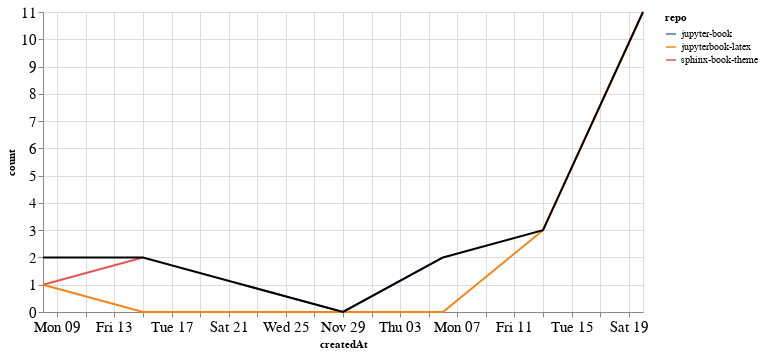

Notebook source saved alongside this figure:
### Markdown cell above
### PRs

### Code cell
prs_time = prs.groupby('repo').resample('W', on='createdAt').count()['author'].reset_index()
prs_time = prs_time.rename(columns={'author': 'count'})
prs_time_total = prs_time.groupby('createdAt').agg({"count": "sum"}).reset_index()

ch1 = alt.Chart(prs_time, width=600).mark_line().encode(
    x='createdAt',
    y='count',
    color='repo',
    tooltip="repo"
)

ch2 = alt.Chart(prs_time_total, width=600).mark_line(color="black").encode(
    x='createdAt',
    y='count',
)

ch1 + ch2

### Figure 1 — Vega-Lite specification as saved in the notebook (floating-point values rounded to 4 significant figures)
{"config": {"axisLeft": {"labelFontSize": 15}, "axisBottom": {"labelFontSize": 15}}, "layer": [{"data": {"name": "data-5b23ebefed38852bc41c8db2e50c360e"}, "mark": "line", "encoding": {"color": {"type": "nominal", "field": "repo"}, "tooltip": {"type": "nominal", "field": "repo"}, "x": {"type": "temporal", "field": "createdAt"}, "y": {"type": "quantitative", "field": "count"}}, "width": 600}, {"data": {"name": "data-0312271be8263ffd842a0ca3503ec513"}, "mark": {"type": "line", "color": "black"}, "encoding": {"x": {"type": "temporal", "field": "createdAt"}, "y": {"type": "quantitative", "field": "count"}}, "width": 600}], "$schema": "https://vega.github.io/schema/vega-lite/v4.8.1.json", "datasets": {"data-5b23ebefed38852bc41c8db2e50c360e": [{"repo": "jupyter-book", "createdAt": "2020-11-22T00:00:00", "count": 1}, {"repo": "jupyter-book", "createdAt": "2020-11-29T00:00:00", "count": 0}, {"repo": "jupyter-book", "createdAt": "2020-12-06T00:00:00", "count": 2}, {"repo": "jupyterbook-latex", "createdAt": "2020-11-08T00:00:00", "count": 1}, {"repo": "jupyterbook-latex", "createdAt": "2020-11-15T00:00:00", "count": 0}, {"repo": "jupyterbook-latex", "createdAt": "2020-11-22T00:00:00", "count": 0}, {"repo": "jupyterbook-latex", "createdAt": "2020-11-29T00:00:00", "count": 0}, {"repo": "jupyterbook-latex", "createdAt": "2020-12-06T00:00:00", "count": 0}, {"repo": "jupyterbook-latex", "createdAt": "2020-12-13T00:00:00", "count": 3}, {"repo": "jupyterbook-latex", "createdAt": "2020-12-20T00:00:00", "count": 11}, {"repo": "sphinx-book-theme", "createdAt": "2020-11-08T00:00:00", "count": 1}, {"repo": "sphinx-book-theme", "createdAt": "2020-11-15T00:00:00", "count": 2}], "data-0312271be8263ffd842a0ca3503ec513": [{"createdAt": "2020-11-08T00:00:00", "count": 2}, {"createdAt": "2020-11-15T00:00:00", "count": 2}, {"createdAt": "2020-11-22T00:00:00", "count": 1}, {"createdAt": "2020-11-29T00:00:00", "count": 0}, {"createdAt": "2020-12-06T00:00:00", "count": 2}, {"createdAt": "2020-12-13T00:00:00", "count": 3}, {"createdAt": "2020-12-20T00:00:00", "count": 11}]}}
